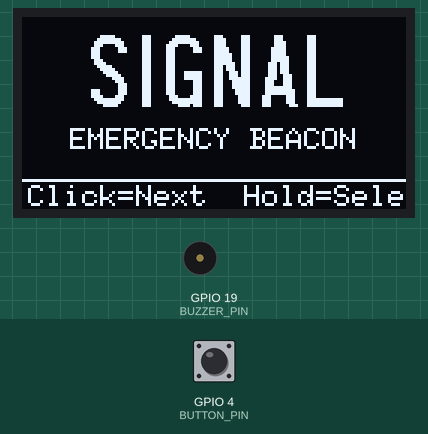
This sketch was run on a simulated ESP32. Parts: 128×64 one-colour display, buzzer (waves = sounding). The inputs (shaded band) are chosen by the test bench; at power-on: GPIO 4 (BUTTON_PIN) HIGH.

Above: at 1.2 s.
1.3 s: GPIO 4 (BUTTON_PIN) pulled LOW for 0.15 s
At 2.9 s:
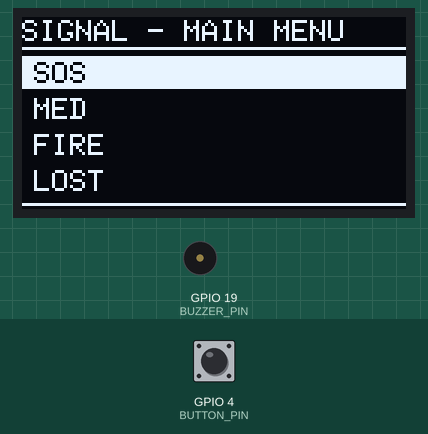
3.3 s: GPIO 4 (BUTTON_PIN) pulled LOW for 1 s
At 4.2 s:
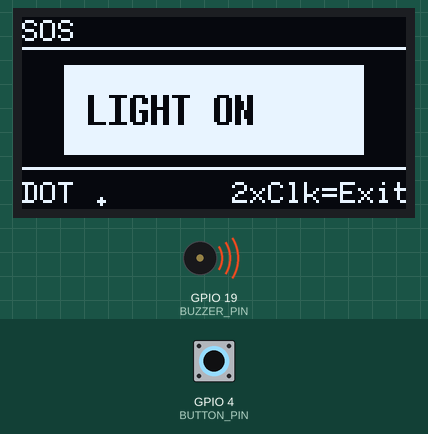
At 10.0 s:
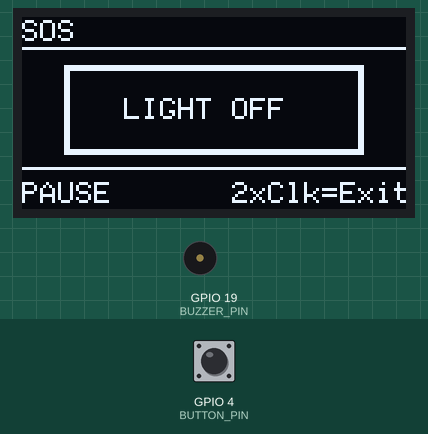
Timing chart, 0 to 12.4 s (numbered marks = the images above; inputs shaded):
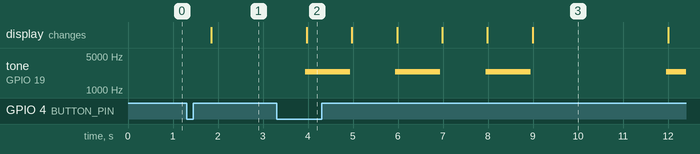

Measured:
- after the input at 1.3 s, the display: changes after 0.55 s (image 1)
- after the input at 3.3 s, tone on GPIO 19 (BUZZER_PIN): silent → 2400 Hz after 0.64 s, then repeats every 2.0 s: silent 1.0 s, 2400 Hz 1.0 s; the display: changes after 0.67 s (image 2)

The sketch:

SIGNAL.ino
```cpp
/*
 * ==========================================================================
 *   ____    ___    ____   _   _      _      _
 *  / ___|  |_ _|  / ___| | \ | |    / \    | |
 *  \___ \   | |  | |  _  |  \| |   / _ \   | |
 *   ___) |  | |  | |_| | | |\  |  / ___ \  | |___
 *  |____/  |___|  \____| |_| \_| /_/   \_\ |_____|

 * ==========================================================================
 *  SIGNAL — Off-Grid Emergency Signaling Device
 *  Platform: ESP32 Dev Module
 *  Display : 0.96" SSD1306 I2C OLED (128x64, addr 0x3C, SDA21/SCL22)
 *  Input   : Single multifunction button (GPIO4, INPUT_PULLUP)
 *  Output  : Buzzer (GPIO19) + on-board guide indicator via OLED
 *  Radio   : ESP-NOW broadcast beacon (peerless, FF:FF:FF:FF:FF:FF)
 *
 *  Libraries required (install via Library Manager):
 *   - U8g2 (by oliver / olikraus)
 *  ESP-NOW and WiFi come bundled with the ESP32 board package.
 * ==========================================================================
 */

#include <Wire.h>
#include <U8g2lib.h>
#include <WiFi.h>
#include <esp_now.h>
#include <esp_wifi.h>

// ==========================================================================
//  CONFIGURATION
// ==========================================================================

// ---- Buzzer hardware toggle ---------------------------------------------
#define BUZZER_IS_PASSIVE true   // true = passive (PWM tone), false = active (on/off)

// ---- Pin map --------------------------------------------------------------
#define BUZZER_PIN      19
#define BUTTON_PIN      4
#define OLED_SDA        21
#define OLED_SCL        22
#define OLED_ADDR       0x3C
#define SCREEN_WIDTH    128
#define SCREEN_HEIGHT   64

// ---- Morse timing -----------------------------------------------------
#define MORSE_UNIT_MS   1000
#define TONE_FREQ_HZ    2400

// ---- Button timing ------------------------------------------------------
#define DEBOUNCE_MS         35
#define LONG_PRESS_MS        600
#define DOUBLE_CLICK_MS      300

// ---- ESP-NOW ----------------------------------------------------------
#define BEACON_INTERVAL_MS  2500UL
#define DEVICE_NAME         "SIGNAL-01"

// ---- PWM channel for passive buzzer ------------------------------------
#define BUZZER_PWM_CHANNEL   0
#define BUZZER_PWM_RES_BITS  8

// ==========================================================================
//  TYPE DEFINITIONS (must precede all functions — Arduino auto-generates
//  function prototypes right after the #includes, so any custom type used
//  in a function signature must already be defined above that point)
// ==========================================================================

enum AppState {
  STATE_SPLASH,
  STATE_MENU,
  STATE_MORSE_PLAY,
  STATE_BEACON_PLAY
};

enum ButtonEvent {
  BTN_NONE,
  BTN_SINGLE_CLICK,
  BTN_DOUBLE_CLICK,
  BTN_LONG_PRESS
};

enum MorseSymbolType { SYM_DOT, SYM_DASH, SYM_INTRA_GAP, SYM_CHAR_GAP, SYM_WORD_GAP };

struct MorseSymbol {
  MorseSymbolType type;
};

struct Preset {
  const char* label;   // menu label
  const char* text;    // text to morse-encode (nullptr for special modes)
  bool isBeacon;        // true => ESP-NOW beacon mode instead of morse playback
};

typedef struct __attribute__((packed)) {
  char deviceName[16];
  char status[16];
  uint32_t packetCounter;
} EmergencyPacket;

// ==========================================================================
//  GLOBAL OBJECTS
// ==========================================================================

// Full-frame-buffer mode, hardware I2C. _F_ = full buffer (needed since we
// redraw incrementally with mixed fonts/shapes before a single sendBuffer()).
U8G2_SSD1306_128X64_NONAME_F_HW_I2C u8g2(U8G2_R0, /* reset=*/ U8X8_PIN_NONE);

// ==========================================================================
//  MORSE CODE TABLE (ITU standard)
// ==========================================================================

struct MorseEntry {
  char c;
  const char* code;
};

static const MorseEntry MORSE_TABLE[] = {
  {'A', ".-"},    {'B', "-..."},  {'C', "-.-."},  {'D', "-.."},
  {'E', "."},     {'F', "..-."},  {'G', "--."},   {'H', "...."},
  {'I', ".."},    {'J', ".---"},  {'K', "-.-"},   {'L', ".-.."},
  {'M', "--"},    {'N', "-."},    {'O', "---"},   {'P', ".--."},
  {'Q', "--.-"},  {'R', ".-."},   {'S', "..."},   {'T', "-"},
  {'U', "..-"},   {'V', "...-"},  {'W', ".--"},   {'X', "-..-"},
  {'Y', "-.--"},  {'Z', "--.."},
  {'0', "-----"}, {'1', ".----"}, {'2', "..---"}, {'3', "...--"},
  {'4', "....-"}, {'5', "....."}, {'6', "-...."}, {'7', "--..."},
  {'8', "---.."}, {'9', "----."},
  {'.', ".-.-.-"} , {',', "--..--"}
};
static const int MORSE_TABLE_LEN = sizeof(MORSE_TABLE) / sizeof(MorseEntry);

const char* morseLookup(char c) {
  c = toupper(c);
  for (int i = 0; i < MORSE_TABLE_LEN; i++) {
    if (MORSE_TABLE[i].c == c) return MORSE_TABLE[i].code;
  }
  return nullptr; // unsupported char (e.g. space handled separately)
}

// ==========================================================================
//  PRESET MESSAGES
// ==========================================================================

static const Preset PRESETS[] = {
  {"SOS",         "SOS",  false},
  {"MED",         "MED",  false},
  {"FIRE",        "FIRE", false},
  {"LOST",        "LOST", false},
  {"HERE",        "HERE", false},
  {"OK",          "OK",   false},
  {"2.4G BEACON", nullptr, true}
};
static const int PRESET_COUNT = sizeof(PRESETS) / sizeof(Preset);

// ==========================================================================
//  APPLICATION STATE MACHINE
// ==========================================================================

volatile AppState appState = STATE_SPLASH;
int menuIndex = 0;

// ==========================================================================
//  BUTTON INPUT ENGINE (non-blocking)
// ==========================================================================

// Raw debounced level tracking
bool btnLastRawState = HIGH;
bool btnStableState = HIGH;
unsigned long btnLastDebounceTime = 0;

// Click / press tracking
bool btnPressActive = false;
unsigned long btnPressStartTime = 0;
bool btnLongPressFired = false;

unsigned long lastReleaseTime = 0;
bool awaitingSecondClick = false;

ButtonEvent pollButton() {
  ButtonEvent evt = BTN_NONE;
  bool raw = digitalRead(BUTTON_PIN); // LOW = pressed (INPUT_PULLUP)

  unsigned long now = millis();

  if (raw != btnLastRawState) {
    btnLastDebounceTime = now;
  }

  if ((now - btnLastDebounceTime) > DEBOUNCE_MS) {
    if (raw != btnStableState) {
      btnStableState = raw;

      if (btnStableState == LOW) {
        // Button just pressed
        btnPressActive = true;
        btnPressStartTime = now;
        btnLongPressFired = false;
      } else {
        // Button just released
        if (btnPressActive && !btnLongPressFired) {
          unsigned long heldFor = now - btnPressStartTime;
          if (heldFor < LONG_PRESS_MS) {
            // Could be a single or the second half of a double click
            if (awaitingSecondClick && (now - lastReleaseTime) <= DOUBLE_CLICK_MS) {
              evt = BTN_DOUBLE_CLICK;
              awaitingSecondClick = false;
            } else {
              awaitingSecondClick = true;
              lastReleaseTime = now;
            }
          }
        }
        btnPressActive = false;
      }
    }
  }

  // Long-press detection while held (fires once)
  if (btnPressActive && !btnLongPressFired && btnStableState == LOW) {
    if ((now - btnPressStartTime) >= LONG_PRESS_MS) {
      btnLongPressFired = true;
      awaitingSecondClick = false; // long press cancels pending click logic
      evt = BTN_LONG_PRESS;
    }
  }

  // Resolve a pending single click if the double-click window expired
  if (awaitingSecondClick && (now - lastReleaseTime) > DOUBLE_CLICK_MS) {
    awaitingSecondClick = false;
    evt = BTN_SINGLE_CLICK;
  }

  btnLastRawState = raw;
  return evt;
}

// ==========================================================================
//  BUZZER CONTROL
// ==========================================================================

void buzzerInit() {
#if BUZZER_IS_PASSIVE
  ledcSetup(BUZZER_PWM_CHANNEL, TONE_FREQ_HZ, BUZZER_PWM_RES_BITS);
  ledcAttachPin(BUZZER_PIN, BUZZER_PWM_CHANNEL);
  ledcWrite(BUZZER_PWM_CHANNEL, 0);
#else
  pinMode(BUZZER_PIN, OUTPUT);
  digitalWrite(BUZZER_PIN, LOW);
#endif
}

void buzzerOn() {
#if BUZZER_IS_PASSIVE
  ledcWriteTone(BUZZER_PWM_CHANNEL, TONE_FREQ_HZ);
#else
  digitalWrite(BUZZER_PIN, HIGH);
#endif
}

void buzzerOff() {
#if BUZZER_IS_PASSIVE
  ledcWriteTone(BUZZER_PWM_CHANNEL, 0);
#else
  digitalWrite(BUZZER_PIN, LOW);
#endif
}

// ==========================================================================
//  ESP-NOW BEACON
// ==========================================================================

uint8_t broadcastMac[6] = {0xFF, 0xFF, 0xFF, 0xFF, 0xFF, 0xFF};
uint32_t beaconPacketCount = 0;
unsigned long lastBeaconTime = 0;
bool espNowReady = false;
bool lastSendOk = false;

void onEspNowSent(const uint8_t* mac, esp_now_send_status_t status) {
  lastSendOk = (status == ESP_NOW_SEND_SUCCESS);
}

bool beaconInit() {
  WiFi.mode(WIFI_STA);
  WiFi.disconnect();

  if (esp_now_init() != ESP_OK) {
    return false;
  }
  esp_now_register_send_cb(onEspNowSent);

  esp_now_peer_info_t peerInfo = {};
  memcpy(peerInfo.peer_addr, broadcastMac, 6);
  peerInfo.channel = 0;
  peerInfo.encrypt = false;
  peerInfo.ifidx = WIFI_IF_STA;

  if (!esp_now_is_peer_exist(broadcastMac)) {
    if (esp_now_add_peer(&peerInfo) != ESP_OK) {
      return false;
    }
  }
  return true;
}

void beaconTeardown() {
  if (esp_now_is_peer_exist(broadcastMac)) {
    esp_now_del_peer(broadcastMac);
  }
  esp_now_deinit();
  WiFi.mode(WIFI_OFF);
  espNowReady = false;
}

void sendBeaconPacket() {
  EmergencyPacket pkt;
  memset(&pkt, 0, sizeof(pkt));
  strncpy(pkt.deviceName, DEVICE_NAME, sizeof(pkt.deviceName) - 1);
  strncpy(pkt.status, "EMERGENCY", sizeof(pkt.status) - 1);
  pkt.packetCounter = ++beaconPacketCount;

  esp_now_send(broadcastMac, (uint8_t*)&pkt, sizeof(pkt));
}

// ==========================================================================
//  MORSE PLAYBACK ENGINE (non-blocking state machine)
// ==========================================================================

// Playback symbol stream is built once per preset activation.
String morseStream;        // e.g. "...---... " with spaces as inter-char/word markers already expanded via symbol list
String morseSymbols;       // flattened symbol list: '.' , '-', 'c' (intra-char pause end), ' ' (word space) etc.

#define MAX_MORSE_SYMBOLS 512
MorseSymbol morseSeq[MAX_MORSE_SYMBOLS];
int morseSeqLen = 0;
int morsePlayIndex = 0;

bool morsePulseActive = false;      // true while a dot/dash tone+light is ON
unsigned long morseSymbolStart = 0;
unsigned long morseSymbolDuration = 0;

const char* currentPresetLabel = "";
char currentSymbolDesc[16] = "";

void buildMorseSequence(const char* text) {
  morseSeqLen = 0;
  int len = strlen(text);

  for (int i = 0; i < len && morseSeqLen < MAX_MORSE_SYMBOLS - 8; i++) {
    char c = text[i];

    if (c == ' ') {
      morseSeq[morseSeqLen++].type = SYM_WORD_GAP;
      continue;
    }

    const char* code = morseLookup(c);
    if (!code) continue;

    int codeLen = strlen(code);
    for (int j = 0; j < codeLen; j++) {
      if (code[j] == '.') {
        morseSeq[morseSeqLen++].type = SYM_DOT;
      } else if (code[j] == '-') {
        morseSeq[morseSeqLen++].type = SYM_DASH;
      }
      // intra-character gap after every symbol except the last in this letter
      if (j < codeLen - 1 && morseSeqLen < MAX_MORSE_SYMBOLS) {
        morseSeq[morseSeqLen++].type = SYM_INTRA_GAP;
      }
    }
    // inter-character gap after each letter (unless next is a space, handled above)
    if (i < len - 1 && text[i + 1] != ' ' && morseSeqLen < MAX_MORSE_SYMBOLS) {
      morseSeq[morseSeqLen++].type = SYM_CHAR_GAP;
    }
  }
}

unsigned long durationForSymbol(MorseSymbolType t) {
  switch (t) {
    case SYM_DOT:       return MORSE_UNIT_MS * 1;
    case SYM_DASH:       return MORSE_UNIT_MS * 3;
    case SYM_INTRA_GAP:  return MORSE_UNIT_MS * 1;
    case SYM_CHAR_GAP:   return MORSE_UNIT_MS * 3;
    case SYM_WORD_GAP:   return MORSE_UNIT_MS * 7;
  }
  return MORSE_UNIT_MS;
}

bool symbolIsPulse(MorseSymbolType t) {
  return (t == SYM_DOT || t == SYM_DASH);
}

void startMorsePlayback(const Preset& p) {
  buildMorseSequence(p.text);
  morsePlayIndex = 0;
  currentPresetLabel = p.label;
  morsePulseActive = false;
  morseSymbolStart = 0;
  morseSymbolDuration = 0;
  strcpy(currentSymbolDesc, "READY");
  appState = STATE_MORSE_PLAY;
}

// Advances / drives the morse playback. Called every loop() iteration.
// Loops the message continuously until interrupted.
void updateMorsePlayback() {
  unsigned long now = millis();

  if (morseSeqLen == 0) {
    // Nothing to play (unsupported text) — bail to menu
    appState = STATE_MENU;
    return;
  }

  if (morseSymbolDuration == 0 || (now - morseSymbolStart) >= morseSymbolDuration) {
    // finish previous pulse if any
    if (morsePulseActive) {
      buzzerOff();
      morsePulseActive = false;
    }

    // advance to next symbol, loop around at end (with a word gap breather)
    if (morsePlayIndex >= morseSeqLen) {
      morsePlayIndex = 0;
    }

    MorseSymbolType t = morseSeq[morsePlayIndex].type;
    morseSymbolDuration = durationForSymbol(t);
    morseSymbolStart = now;

    if (symbolIsPulse(t)) {
      buzzerOn();
      morsePulseActive = true;
      strcpy(currentSymbolDesc, (t == SYM_DOT) ? "DOT ." : "DASH -");
    } else {
      morsePulseActive = false;
      strcpy(currentSymbolDesc, "PAUSE");
    }

    morsePlayIndex++;
  }
}

void stopMorsePlayback() {
  buzzerOff();
  morsePulseActive = false;
  morseSeqLen = 0;
  appState = STATE_MENU;
}

// ==========================================================================
//  DISPLAY RENDERING
// ==========================================================================

// U8g2 draws bottom-up from a baseline y-coordinate (not top-left like GFX).
// centerTextX() returns the x needed to center a string using the currently
// selected font.
int centerTextX(const char* text) {
  int w = u8g2.getStrWidth(text);
  return (SCREEN_WIDTH - w) / 2;
}

void drawDivider(int y) {
  u8g2.drawHLine(0, y, SCREEN_WIDTH);
}

void renderSplash() {
  u8g2.clearBuffer();
  u8g2.setDrawColor(1);

  u8g2.setFont(u8g2_font_logisoso24_tr); // large bold font for the title
  u8g2.drawStr(centerTextX("SIGNAL"), 30, "SIGNAL");

  u8g2.setFont(u8g2_font_6x10_tr);
  const char* sub = "EMERGENCY BEACON";
  u8g2.drawStr(centerTextX(sub), 44, sub);

  drawDivider(54);
  u8g2.drawStr(2, 63, "Click=Next  Hold=Select");

  u8g2.sendBuffer();
}

void renderMenu() {
  u8g2.clearBuffer();
  u8g2.setDrawColor(1);

  u8g2.setFont(u8g2_font_6x10_tr);
  u8g2.drawStr(0, 8, "SIGNAL - MAIN MENU");
  drawDivider(10);

  // Show up to 4 items per page, centered around current selection
  const int visibleRows = 4;
  const int rowHeight = 12;
  int startIdx = menuIndex - 1;
  if (startIdx < 0) startIdx = 0;
  if (startIdx > PRESET_COUNT - visibleRows) startIdx = max(0, PRESET_COUNT - visibleRows);

  int rowY = 13; // top of first row
  for (int i = startIdx; i < min(PRESET_COUNT, startIdx + visibleRows); i++) {
    bool selected = (i == menuIndex);
    if (selected) {
      u8g2.setDrawColor(1);
      u8g2.drawBox(0, rowY, SCREEN_WIDTH, rowHeight - 1);
      u8g2.setDrawColor(0); // inverted text on filled bar
    } else {
      u8g2.setDrawColor(1);
    }
    u8g2.drawStr(4, rowY + 9, PRESETS[i].label);
    rowY += rowHeight;
  }

  u8g2.setDrawColor(1);
  drawDivider(62);
  u8g2.sendBuffer();
}

void renderMorsePlayback() {
  u8g2.clearBuffer();
  u8g2.setDrawColor(1);

  // Top bar: preset name
  u8g2.setFont(u8g2_font_6x10_tr);
  u8g2.drawStr(0, 8, currentPresetLabel);
  drawDivider(10);

  // Center: light guide block
  bool lightOn = morsePulseActive;
  int boxX = 14, boxY = 16, boxW = 100, boxH = 30;

  if (lightOn) {
    u8g2.setDrawColor(1);
    u8g2.drawBox(boxX, boxY, boxW, boxH);
    u8g2.setDrawColor(0); // inverted text on filled block
    u8g2.setFont(u8g2_font_7x14B_tr);
    u8g2.drawStr(boxX + 8, boxY + 20, "LIGHT ON");
  } else {
    u8g2.setDrawColor(1);
    u8g2.drawFrame(boxX, boxY, boxW, boxH);
    u8g2.drawFrame(boxX + 1, boxY + 1, boxW - 2, boxH - 2);
    u8g2.setFont(u8g2_font_6x10_tr);
    u8g2.drawStr(boxX + 20, boxY + 18, "LIGHT OFF");
  }

  // Bottom: current symbol + hint
  u8g2.setDrawColor(1);
  u8g2.setFont(u8g2_font_6x10_tr);
  drawDivider(50);
  u8g2.drawStr(0, 62, currentSymbolDesc);
  u8g2.drawStr(70, 62, "2xClk=Exit");

  u8g2.sendBuffer();
}

void renderBeaconPlayback() {
  u8g2.clearBuffer();
  u8g2.setDrawColor(1);

  u8g2.setFont(u8g2_font_6x10_tr);
  u8g2.drawStr(0, 8, "2.4G DISASTER BEACON");
  drawDivider(10);

  u8g2.drawStr(0, 24, "Status:");
  u8g2.drawStr(48, 24, espNowReady ? "TRANSMITTING" : "INIT FAILED");

  u8g2.drawStr(0, 36, "Packets sent:");
  u8g2.setFont(u8g2_font_7x14B_tr);
  char countBuf[12];
  snprintf(countBuf, sizeof(countBuf), "%lu", (unsigned long)beaconPacketCount);
  u8g2.drawStr(0, 52, countBuf);

  u8g2.setFont(u8g2_font_6x10_tr);
  u8g2.drawStr(80, 24, lastSendOk ? "TX OK" : "TX ...");

  drawDivider(56);
  u8g2.drawStr(0, 63, "2xClick = Exit");

  u8g2.sendBuffer();
}

// ==========================================================================
//  BEACON MODE DRIVER (non-blocking)
// ==========================================================================

void enterBeaconMode() {
  beaconPacketCount = 0;
  lastSendOk = false;
  espNowReady = beaconInit();
  lastBeaconTime = 0; // force immediate first send
  appState = STATE_BEACON_PLAY;
}

void exitBeaconMode() {
  buzzerOff();
  beaconTeardown();
  appState = STATE_MENU;
}

void updateBeaconMode() {
  if (!espNowReady) return;

  unsigned long now = millis();
  if (now - lastBeaconTime >= BEACON_INTERVAL_MS) {
    lastBeaconTime = now;
    sendBeaconPacket();

    // Brief chirp per broadcast
    buzzerOn();
    delayMicroseconds(1); // no-op, keep structure explicit
    // Short non-blocking chirp handled via short blocking pulse (<10ms, imperceptible to UI)
    // Using a very short blocking delay here is acceptable: it is far shorter than any
    // debounce/UI interval and keeps the chirp crisp and audible.
    delay(8);
    buzzerOff();
  }
}

// ==========================================================================
//  STATE TRANSITIONS DRIVEN BY BUTTON EVENTS
// ==========================================================================

void handleButtonEvent(ButtonEvent evt) {
  if (evt == BTN_NONE) return;

  switch (appState) {

    case STATE_SPLASH:
      // Any interaction skips splash
      if (evt == BTN_SINGLE_CLICK || evt == BTN_LONG_PRESS || evt == BTN_DOUBLE_CLICK) {
        appState = STATE_MENU;
      }
      break;

    case STATE_MENU:
      if (evt == BTN_SINGLE_CLICK) {
        menuIndex = (menuIndex + 1) % PRESET_COUNT;
      } else if (evt == BTN_LONG_PRESS) {
        const Preset& p = PRESETS[menuIndex];
        if (p.isBeacon) {
          enterBeaconMode();
        } else {
          startMorsePlayback(p);
        }
      }
      // double click on menu: no-op (already at top level)
      break;

    case STATE_MORSE_PLAY:
      if (evt == BTN_DOUBLE_CLICK) {
        stopMorsePlayback();
      }
      break;

    case STATE_BEACON_PLAY:
      if (evt == BTN_DOUBLE_CLICK) {
        exitBeaconMode();
      }
      break;
  }
}

// ==========================================================================
//  SETUP
// ==========================================================================

void setup() {
  Serial.begin(115200);

  pinMode(BUTTON_PIN, INPUT_PULLUP);
  buzzerInit();

  Wire.begin(OLED_SDA, OLED_SCL);
  Wire.setClock(400000UL); // fast-mode I2C for snappier redraws

  u8g2.setI2CAddress(OLED_ADDR << 1); // U8g2 wants the 8-bit (shifted) address
  if (!u8g2.begin()) {
    Serial.println("U8g2 SSD1306 init failed");
    for (;;) { delay(1000); } // halt — display is essential to this device's UI
  }
  u8g2.setBusClock(400000UL);
  u8g2.setContrast(255);
  u8g2.setFontMode(1);      // transparent background for mixed draw-color text
  u8g2.setFontPosBaseline(); // ensure y coordinates passed to drawStr are the text baseline

  renderSplash();
}

// ==========================================================================
//  MAIN LOOP (fully non-blocking except an 8ms audible beacon chirp)
// ==========================================================================

unsigned long lastRenderTime = 0;
#define RENDER_INTERVAL_MS 40 // ~25 FPS UI refresh, cheap on OLED

void loop() {
  ButtonEvent evt = pollButton();
  handleButtonEvent(evt);

  switch (appState) {
    case STATE_MORSE_PLAY:
      updateMorsePlayback();
      break;
    case STATE_BEACON_PLAY:
      updateBeaconMode();
      break;
    default:
      break;
  }

  unsigned long now = millis();
  if (now - lastRenderTime >= RENDER_INTERVAL_MS) {
    lastRenderTime = now;
    switch (appState) {
      case STATE_SPLASH:        renderSplash();          break;
      case STATE_MENU:          renderMenu();            break;
      case STATE_MORSE_PLAY:    renderMorsePlayback();   break;
      case STATE_BEACON_PLAY:   renderBeaconPlayback();  break;
    }
  }
}
```
